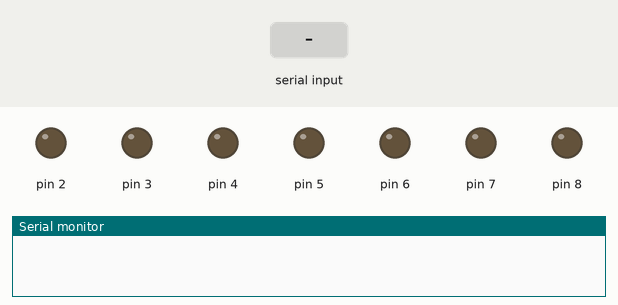
Recording of a sketch running on a simulated Arduino Uno, built with avr-gcc and run on an emulated ATmega328P. Parts: output pins drawn as LEDs (lit = HIGH), the last lines printed to the serial monitor. Inputs (shaded band) come from the test bench.

Above: at 1.2 s.
1.3 s: byte 30 received over Serial
At 1.7 s:
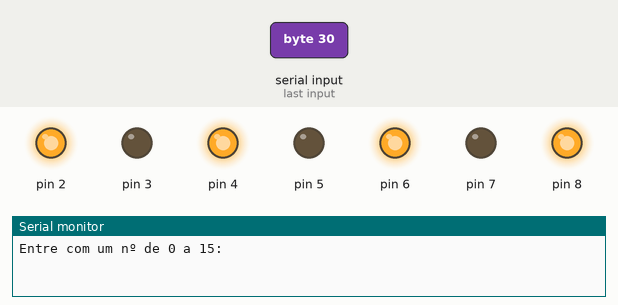
Timing chart, 0 to 4.3 s (numbered marks = the images above; inputs shaded):
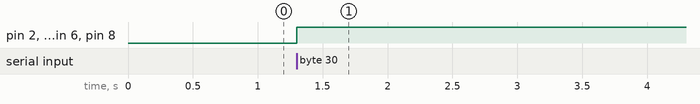

The sketch:

_7_seg_display_serial.ino
```cpp
// (licence header left out)
byte seven_seg_digits[16][7] = { { 1,1,1,1,1,1,0 },  // = Digito 0
                                 { 0,1,1,0,0,0,0 },  // = Digito 1
                                 { 1,1,0,1,1,0,1 },  // = Digito 2
                                 { 1,1,1,1,0,0,1 },  // = Digito 3
                                 { 0,1,1,0,0,1,1 },  // = Digito 4
                                 { 1,0,1,1,0,1,1 },  // = Digito 5
                                 { 1,0,1,1,1,1,1 },  // = Digito 6
                                 { 1,1,1,0,0,0,0 },  // = Digito 7
                                 { 1,1,1,1,1,1,1 },  // = Digito 8
                                 { 1,1,1,0,0,1,1 },  // = Digito 9
                                 { 1,1,1,0,1,1,1 },  // = Digito A
                                 { 0,0,1,1,1,1,1 },  // = Digito B
                                 { 1,0,0,1,1,1,0 },  // = Digito C
                                 { 0,1,1,1,1,0,1 },  // = Digito D
                                 { 1,0,0,1,1,1,1 },  // = Digito E
                                 { 1,0,0,0,1,1,1 } };  // = Digito F

void setup() {
  //Pino 2 do arduino ligado ao segmento A, pino 3 ao B, ... , pino 8 ao G
  for (byte pin = 2; pin < 9; pin++) {
  pinMode(pin, OUTPUT);
  }
  Serial.begin(9600);
}

void sevenSegWrite(byte digit) { //Funcao que aciona o display

  byte pin = 2;

  //Percorre o array ligando os segmentos correspondentes ao digito
  for (byte segCount = 0; segCount < 7; ++segCount) {
    digitalWrite(pin, seven_seg_digits[digit][segCount]);
    ++pin;
  }
}

void loop() {
  //Faz a leitura da entrada pelo monitor serial e exibe o caracter correspondente no display
  if(Serial.available() > 0) {
    Serial.print("Entre com um nº de 0 a 15: ");
    int digit = Serial.read();
    sevenSegWrite(digit);
  }
}
```

Measured:
- after the input at 1.3 s, pin 2, pin 4, pin 6, pin 8: LOW → HIGH at once
